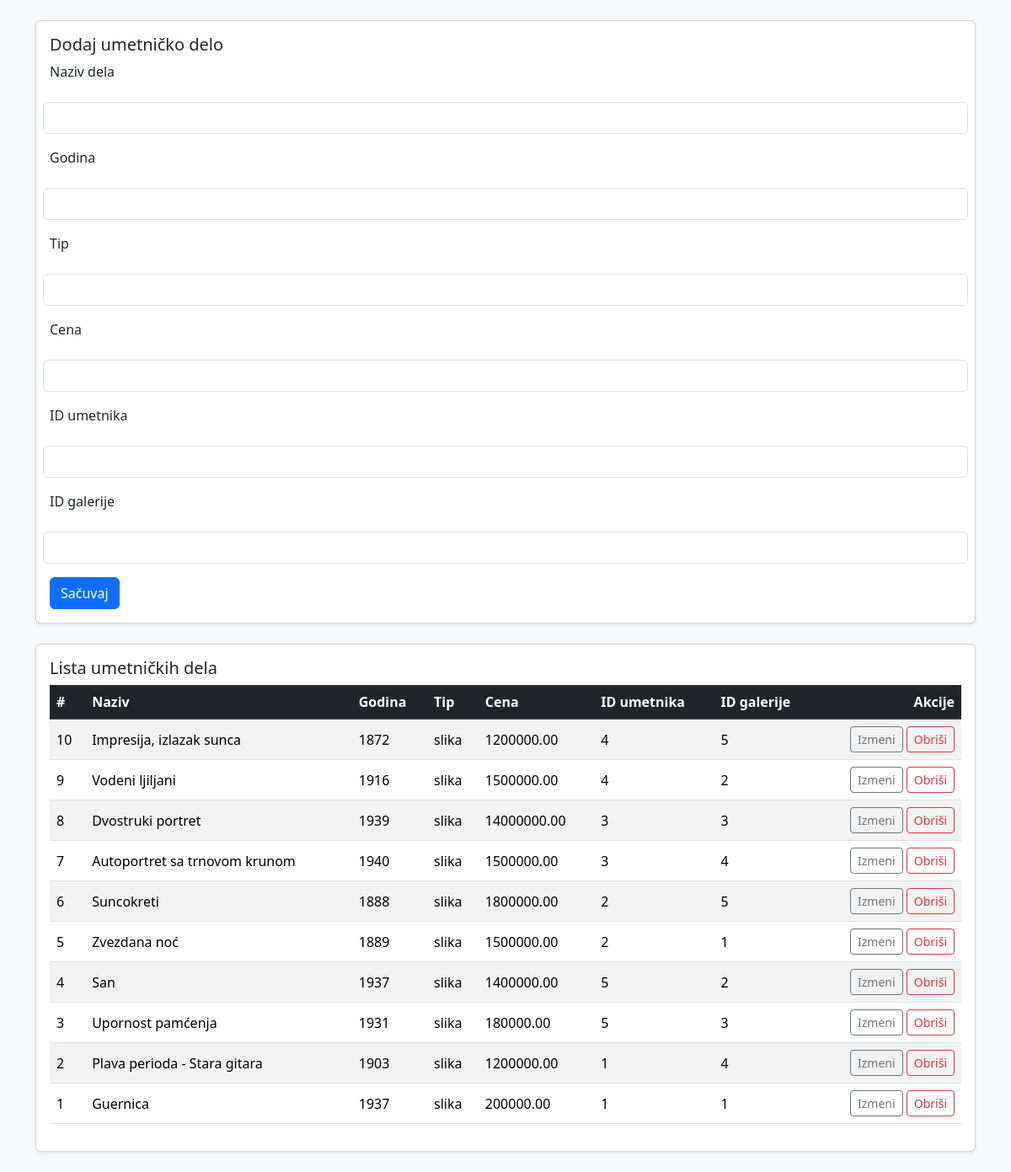
Page /prikaz/umetnickoPrikaz.php on the committed database.
### tables this page shows
CREATE TABLE `umetnicka_dela` (
  `id_umetnickogDela` int(11) NOT NULL,
  `naziv_dela` varchar(100) NOT NULL,
  `godina` int(11) NOT NULL,
  `tip` varchar(50) NOT NULL,
  `cena` decimal(10,2) NOT NULL,
  `id_umetnik` int(11) NOT NULL,
  `galerija_id` int(11) NOT NULL
);

### prikaz/umetnickoPrikaz.php (the view, shortened to what this page needs)
<?php
require_once __DIR__ . '/../baza/db.php';
function e($s){ return htmlspecialchars((string)$s, ENT_QUOTES, 'UTF-8'); }
$rez = $conn->query("SELECT * FROM `umetnicka_dela` ORDER BY `id_umetnickogDela` DESC");
$umetnickaDela = $rez->fetch_all(MYSQLI_ASSOC);
?>
<!doctype html>
<html lang="sr">
<head>
  <link href="https://cdn.jsdelivr.net/npm/bootstrap@5.3.3/dist/css/bootstrap.min.css" rel="stylesheet">
</head>
<body class="bg-light">
<div class="container py-4">
  <div class="card mb-4 shadow-sm">
    <div class="card-body">
      <h5 class="card-title">Dodaj umetničko delo</h5>
      <form method="post" class="row g-3">
        <label class="form-label">Naziv dela</label>
        <input name="naziv_dela" class="form-control" required>
        <label class="form-label">Godina</label>
        <input type="number" name="godina" class="form-control">
        <label class="form-label">Tip</label>
        <input name="tip" class="form-control">
        <label class="form-label">Cena</label>
        <input type="number" step="0.01" name="cena" class="form-control">
        <label class="form-label">ID umetnika</label>
        <input type="number" name="id_umetnik" class="form-control" required>
        <label class="form-label">ID galerije</label>
        <input type="number" name="galerija_id" class="form-control">
        <div class="col-12 mt-3">
          <button class="btn btn-primary">Sačuvaj</button>
        </div>
      </form>
    </div>
  </div>
  <div class="card shadow-sm">
    <div class="card-body">
      <h5 class="card-title">Lista umetničkih dela</h5>
      <div class="table-responsive">
        <table class="table table-striped table-hover align-middle">
          <thead class="table-dark">
            <tr>
              <th>#</th>
              <th>Naziv</th>
              <th>Godina</th>
              <th>Tip</th>
              <th>Cena</th>
              <th>ID umetnika</th>
              <th>ID galerije</th>
              <th class="text-end">Akcije</th>
            </tr>
          </thead>
          <tbody>
          <?php foreach($umetnickaDela as $d): ?>
            <tr>
              <td><?= (int)$d['id_umetnickogDela'] ?></td>
              <td><?= e($d['naziv_dela']) ?></td>
              <td><?= e($d['godina']) ?></td>
              <td><?= e($d['tip']) ?></td>
              <td><?= e($d['cena']) ?></td>
              <td><?= (int)$d['id_umetnik'] ?></td>
              <td><?= (int)$d['galerija_id'] ?></td>
              <td class="text-end">
                <button class="btn btn-sm btn-outline-secondary"
                        data-bs-toggle="modal"
                        data-bs-target="#editDelo<?= (int)$d['id_umetnickogDela'] ?>">
                  Izmeni
                </button>
                <a href="?action=delete&id=<?= (int)$d['id_umetnickogDela'] ?>"
                   class="btn btn-sm btn-outline-danger"
                   onclick="return confirm('Da li sigurno brišeš delo?');">
                   Obriši
                </a>
              </td>
            </tr>
          <?php endforeach; ?>
          </tbody>
        </table>
      </div>
    </div>
  </div>
</div>
</body>
</html>

### rows in the picture
umetnicka_dela: id_umetnickogDela "10", naziv_dela "Impresija, izlazak sunca", godina "1872", tip "slika", cena "1200000.00", id_umetnik "4", galerija "5"
umetnicka_dela: id_umetnickogDela "9", naziv_dela "Vodeni ljiljani", godina "1916", tip "slika", cena "1500000.00", id_umetnik "4", galerija "2"
umetnicka_dela: id_umetnickogDela "8", naziv_dela "Dvostruki portret", godina "1939", tip "slika", cena "14000000.00", id_umetnik "3", galerija "3"
umetnicka_dela: id_umetnickogDela "7", naziv_dela "Autoportret sa trnovom krunom", godina "1940", tip "slika", cena "1500000.00", id_umetnik "3", galerija "4"
umetnicka_dela: id_umetnickogDela "6", naziv_dela "Suncokreti", godina "1888", tip "slika", cena "1800000.00", id_umetnik "2", galerija "5"
umetnicka_dela: id_umetnickogDela "5", naziv_dela "Zvezdana noć", godina "1889", tip "slika", cena "1500000.00", id_umetnik "2", galerija "1"
umetnicka_dela: id_umetnickogDela "4", naziv_dela "San", godina "1937", tip "slika", cena "1400000.00", id_umetnik "5", galerija "2"
umetnicka_dela: id_umetnickogDela "3", naziv_dela "Upornost pamćenja", godina "1931", tip "slika", cena "180000.00", id_umetnik "5", galerija "3"
umetnicka_dela: id_umetnickogDela "2", naziv_dela "Plava perioda - Stara gitara", godina "1903", tip "slika", cena "1200000.00", id_umetnik "1", galerija "4"
umetnicka_dela: id_umetnickogDela "1", naziv_dela "Guernica", godina "1937", tip "slika", cena "200000.00", id_umetnik "1", galerija "1"
